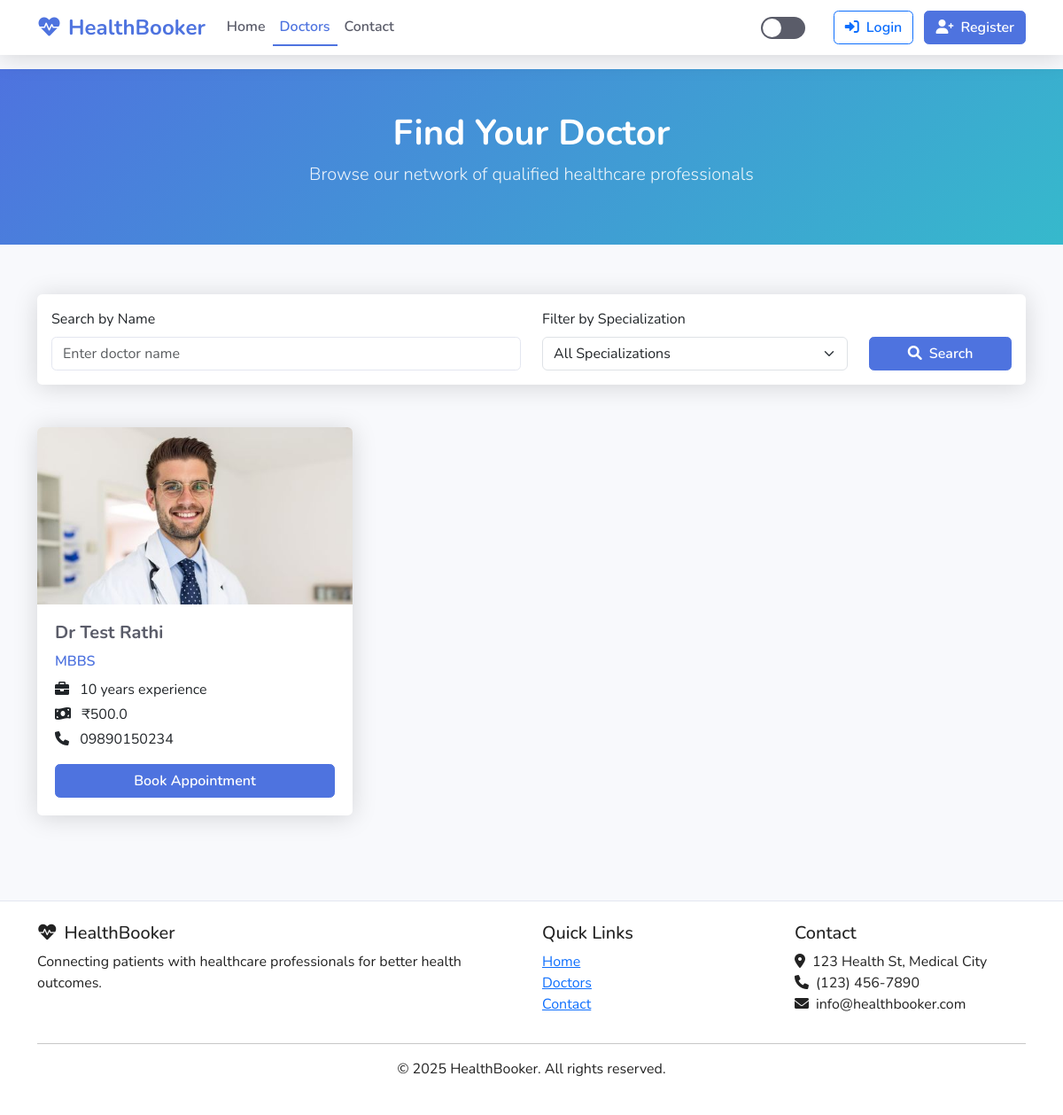
/doctors, run on an earlier commit of the app's database.
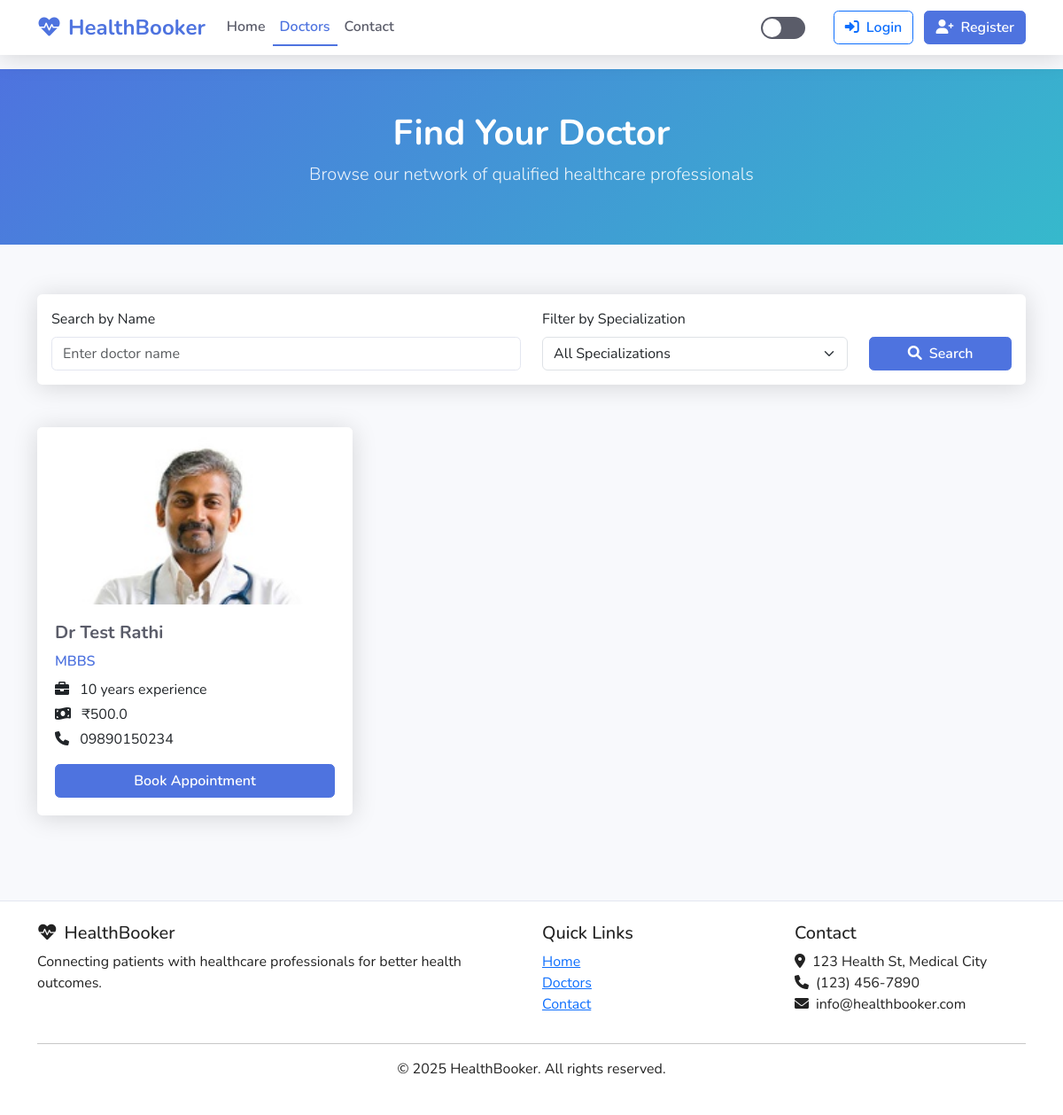
And on a later commit of the database.
### app.py (models this page shows, shortened)
class Doctor(db.Model):
    id = db.Column(db.Integer, primary_key=True)
    user_id = db.Column(db.Integer, db.ForeignKey('user.id'), nullable=False)
    specialization = db.Column(db.String(50), nullable=False)
    experience = db.Column(db.Integer, nullable=False)  # Years of experience
    fees = db.Column(db.Float, nullable=False)
    phone = db.Column(db.String(15), nullable=False)
    user = db.relationship('User', backref='doctor_profile', lazy=True,
                          foreign_keys=[user_id])
    appointments = db.relationship('Appointment', backref='doctor', lazy=True,
                                  foreign_keys='Appointment.doctor_id')

class User(db.Model, UserMixin):
    id = db.Column(db.Integer, primary_key=True)
    name = db.Column(db.String(100), nullable=False)
    email = db.Column(db.String(120), unique=True, nullable=False)
    password = db.Column(db.String(60), nullable=False)
    user_type = db.Column(db.String(10), nullable=False)  # 'user' or 'doctor'
    profile_image = db.Column(db.String(20), nullable=False, default='default.jpg')
    date_joined = db.Column(db.DateTime, nullable=False, default=datetime.utcnow)
    appointments_as_user = db.relationship('Appointment', backref='patient', lazy=True,
                                          foreign_keys='Appointment.user_id')

### routes.py (the view)
@app.route('/doctors')
def doctors():
    doctors = Doctor.query.order_by(Doctor.id.desc()).all()
    return render_template('doctors.html', title='Doctors', doctors=doctors)

### templates/doctors.html (shortened to what the changed rows need)
<!DOCTYPE html>
<html lang="en">
<head>
    <link href="https://cdn.jsdelivr.net/npm/bootstrap@5.3.0/dist/css/bootstrap.min.css" rel="stylesheet">
    <link href="https://cdnjs.cloudflare.com/ajax/libs/font-awesome/6.0.0/css/all.min.css" rel="stylesheet">
    <link rel="stylesheet" href="{{ url_for('static', filename='css/main.css') }}">
</head>
<body>
    <main>
        <section class="banner">
            <div class="container">
                <div class="row">
                    <div class="col-12 text-center">
                        <h1>Find Your Doctor</h1>
                    </div>
                </div>
            </div>
        </section>
        <section class="py-4">
            <div class="container">
                <div class="row" id="doctors-list">
                    {% for doctor in doctors %}
                    <div class="col-md-4 mb-4">
                        <div class="card doctor-card">
                            <img height="42" src="{{ url_for('static', filename='images/uploads/' + doctor.user.profile_image) }}" class="card-img-top" alt="{{ doctor.user.name }}">
                            <div class="doctor-info">
                                <h5 class="doctor-name"> {{ doctor.user.name }}</h5>
                                <div class="doctor-specialization">{{ doctor.specialization }}</div>
                                <div class="doctor-details">
                                    <p><i class="fas fa-briefcase me-2"></i> {{ doctor.experience }} years experience</p>
                                    <p><i class="fas fa-money-bill-wave me-2"></i> ₹{{ doctor.fees }}</p>
                                    <p><i class="fas fa-phone me-2"></i> {{ doctor.phone }}</p>
                                </div>
                                <a href="{{ url_for('book_appointment', doctor_id=doctor.id) }}" class="btn btn-primary w-100">Book Appointment</a>
                            </div>
                        </div>
                    </div>
                    {% endfor %}
                </div>
            </div>
        </section>
    </main>
</body>
</html>

What changed in the data, as far as the page shows it:
changed through a linked row, Doctor "MBBS": profile_image: picture added in place of a placeholder
